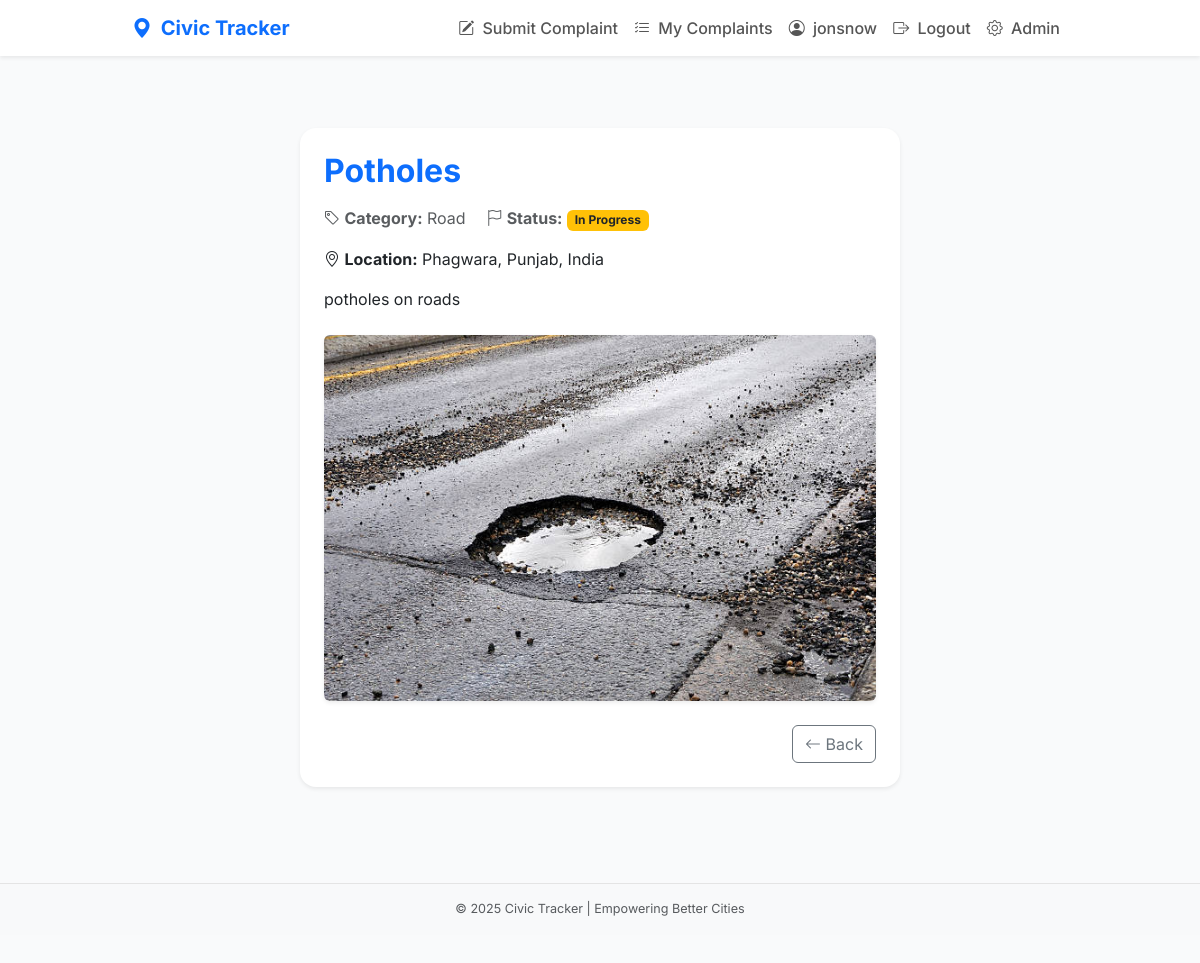
Page /complaint/1/ (signed in) on the committed database.
### complaints/models.py (models this page shows, shortened)
class Complaint(models.Model):
    CATEGORY_CHOICES = [
        ('Road', 'Road'),
        ('Electricity', 'Electricity'),
        ('Water', 'Water'),
        ('Waste', 'Waste'),
    ]
    STATUS_CHOICES = [
        ('Pending', 'Pending'),
        ('In Progress', 'In Progress'),
        ('Resolved', 'Resolved'),
        ('Rejected', 'Rejected'),
    ]
    user = models.ForeignKey(settings.AUTH_USER_MODEL, on_delete=models.CASCADE, related_name='complaints')
    title = models.CharField(max_length=200)
    category = models.CharField(max_length=50, choices=CATEGORY_CHOICES)
    description = models.TextField()
    location = models.CharField(max_length=255)
    image = models.ImageField(upload_to='complaints/', blank=True, null=True)
    status = models.CharField(max_length=20, choices=STATUS_CHOICES, default='Pending')
    remarks = models.TextField(blank=True)
    created_at = models.DateTimeField(auto_now_add=True)
    class Meta:
        ordering = ['-created_at']

### complaints/views.py (the view)
# urls.py: path('complaint/<int:pk>/', views.complaint_detail, name='complaint_detail'),
@login_required
def complaint_detail(request, pk):
    complaint = get_object_or_404(Complaint, pk=pk)
    if not request.user.is_superuser and complaint.user != request.user:
        return redirect('complaint_list')
    return render(request, 'complaints/complaint_detail.html', {'complaint': complaint})

### templates/complaints/complaint_detail.html (shortened to what this page needs)
{% extends 'complaints/base.html' %}
{% block content %}
<div class="container py-5">
  <div class="row justify-content-center">
    <div class="col-md-8">
      <div class="card shadow-sm border-0 rounded-4">
        <div class="card-body p-4">
          <h2 class="fw-bold text-primary mb-3">{{ complaint.title }}</h2>
          <div class="mb-3 text-muted">
            <span class="me-3">
              <i class="bi bi-tag"></i>
              <strong>Category:</strong> {{ complaint.category }}
            </span>
            <span>
              <i class="bi bi-flag"></i>
              <strong>Status:</strong>
              <span class="badge
                {% if complaint.status == 'Resolved' %} bg-success
                {% elif complaint.status == 'In Progress' %} bg-warning text-dark
                {% elif complaint.status == 'Pending' %} bg-secondary
                {% else %} bg-light text-dark
                {% endif %}
              ">
                {{ complaint.status }}
              </span>
            </span>
          </div>
          <p class="mb-3">
            <i class="bi bi-geo-alt"></i>
            <strong>Location:</strong> {{ complaint.location }}
          </p>
          <p class="fs-6">{{ complaint.description }}</p>
          {% if complaint.image %}
          <div class="my-4 text-center">
            <img
              src="{{ complaint.image.url }}"
              class="img-fluid rounded shadow-sm"
              alt="Complaint image"
              style="max-height: 400px; object-fit: cover;"
            />
          </div>
          {% endif %}
          <div class="d-flex justify-content-end mt-4">
            <a href="{% url 'complaint_list' %}" class="btn btn-outline-secondary">
              <i class="bi bi-arrow-left"></i> Back
            </a>
          </div>
        </div>
      </div>
    </div>
  </div>
</div>
{% endblock %}

### templates/complaints/base.html (shortened to what this page needs)
{% load static %}
<!DOCTYPE html>
<html lang="en">
  <head>
    <link
      href="https://cdn.jsdelivr.net/npm/bootstrap@5.3.0/dist/css/bootstrap.min.css"
      rel="stylesheet"
    />
    <link rel="stylesheet" href="{% static 'css/styles.css' %}" />
  </head>
  <body>
    <nav class="navbar navbar-expand-lg navbar-light bg-white shadow-sm sticky-top">
      <div class="container">
        <a class="navbar-brand fw-bold text-primary" href="{% url 'home' %}">
          <i class="bi bi-geo-alt-fill me-1"></i> Civic Tracker
        </a>
        <div class="collapse navbar-collapse" id="navmenu">
          <ul class="navbar-nav ms-auto">
            <li class="nav-item">
              <a class="nav-link" href="{% url 'submit_complaint' %}">
                <i class="bi bi-pencil-square me-1"></i> Submit Complaint
              </a>
            </li>
            <li class="nav-item">
              <a class="nav-link" href="{% url 'complaint_list' %}">
                <i class="bi bi-list-check me-1"></i> My Complaints
              </a>
            </li>
            {% if user.is_authenticated %}
            <li class="nav-item">
              <a class="nav-link" href="{% url 'profile' %}">
                <i class="bi bi-person-circle me-1"></i> {{ user.username }}
              </a>
            </li>
            <li class="nav-item">
              <a class="nav-link text-danger" href="{% url 'logout' %}">
                <i class="bi bi-box-arrow-right me-1"></i> Logout
              </a>
            </li>
            {% endif %}
            <li class="nav-item">
              <a class="nav-link" href="/admin/">
                <i class="bi bi-gear me-1"></i> Admin
              </a>
            </li>
          </ul>
        </div>
      </div>
    </nav>
    <div class="container my-4">
      {% block content %}{% endblock %}
    </div>
    <footer class="footer bg-light py-3 mt-5">
      <div class="container text-center text-muted small">
        © {{ year|default:2025 }} Civic Tracker | Empowering Better Cities
      </div>
    </footer>
    <link
      rel="stylesheet"
      href="https://cdn.jsdelivr.net/npm/bootstrap-icons@1.10.5/font/bootstrap-icons.css"
    />
  </body>
</html>

### static/css/styles.css (style rules this page uses)
body { font-family: "Inter", sans-serif; background-color: #f9fafb; color: #333; padding-bottom: 60px; }
.navbar { transition: all 0.3s ease; }
.nav-link { font-weight: 500; color: #555 !important; transition: color 0.2s ease; }
.card { border: none; border-radius: 12px; box-shadow: 0 2px 10px rgba(0, 0, 0, 0.08); transition: transform 0.2s ease, box-shadow 0.2s ease; }
.footer { border-top: 1px solid #e4e4e4; color: #666; font-size: 0.9rem; }
.badge { font-size: 0.75rem; padding: 0.4em 0.65em; border-radius: 6px; }
.card { border-radius: 12px; background: #fff; }
.container { max-width: 960px; }

### rows in the picture
Complaint: title "Potholes", category "Road", status "In Progress", location "Phagwara, Punjab, India", description "potholes on roads", image (picture)

### other values in the picture
{{ user.username }} "jonsnow"
{{ year|default:2025 }} "2025"
